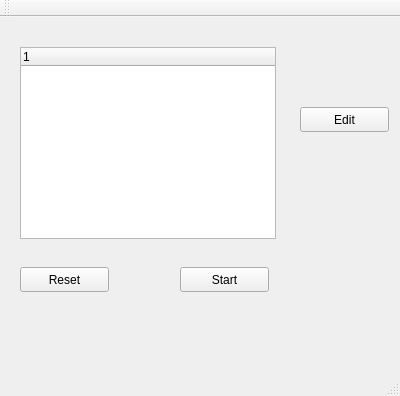
<?xml version="1.0" encoding="UTF-8"?>
<ui version="4.0">
 <class>MainWindow</class>
 <widget class="QMainWindow" name="MainWindow">
  <property name="geometry">
   <rect>
    <x>0</x>
    <y>0</y>
    <width>400</width>
    <height>396</height>
   </rect>
  </property>
  <property name="windowTitle">
   <string>Bios</string>
  </property>
  <widget class="QWidget" name="centralWidget">
   <widget class="QTreeWidget" name="treeWidget">
    <property name="geometry">
     <rect>
      <x>20</x>
      <y>30</y>
      <width>256</width>
      <height>192</height>
     </rect>
    </property>
    <column>
     <property name="text">
      <string notr="true">1</string>
     </property>
    </column>
   </widget>
   <widget class="QPushButton" name="Reset">
    <property name="geometry">
     <rect>
      <x>20</x>
      <y>250</y>
      <width>89</width>
      <height>25</height>
     </rect>
    </property>
    <property name="text">
     <string>Reset</string>
    </property>
   </widget>
   <widget class="QPushButton" name="Start">
    <property name="geometry">
     <rect>
      <x>180</x>
      <y>250</y>
      <width>89</width>
      <height>25</height>
     </rect>
    </property>
    <property name="text">
     <string>Start</string>
    </property>
   </widget>
   <widget class="QPushButton" name="pushButton_3">
    <property name="geometry">
     <rect>
      <x>300</x>
      <y>90</y>
      <width>89</width>
      <height>25</height>
     </rect>
    </property>
    <property name="text">
     <string>Edit</string>
    </property>
   </widget>
  </widget>
  <widget class="QMenuBar" name="menuBar">
   <property name="geometry">
    <rect>
     <x>0</x>
     <y>0</y>
     <width>400</width>
     <height>22</height>
    </rect>
   </property>
  </widget>
  <widget class="QToolBar" name="mainToolBar">
   <attribute name="toolBarArea">
    <enum>TopToolBarArea</enum>
   </attribute>
   <attribute name="toolBarBreak">
    <bool>false</bool>
   </attribute>
  </widget>
  <widget class="QStatusBar" name="statusBar"/>
 </widget>
 <layoutdefault spacing="6" margin="11"/>
 <resources/>
 <connections/>
</ui>
